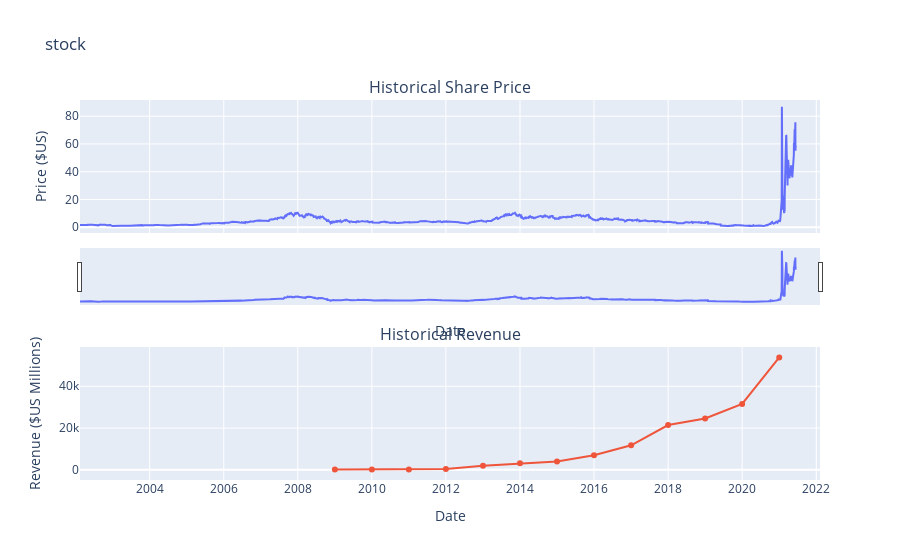

The cell this chart's notebook holds for it:
### Code cell
def make_graph(gme_data, gme_revenue, stock):
    fig = make_subplots(rows=2, cols=1, shared_xaxes=True, subplot_titles=("Historical Share Price", "Historical Revenue"), vertical_spacing = .3)
    gme_data_specific = gme_data[gme_data.Date <= '2021--06-14']
    gme_revenue_specific = gme_revenue[gme_revenue.Date <= '2021-04-30']
    fig.add_trace(go.Scatter(x=pd.to_datetime(gme_data_specific.Date, infer_datetime_format=True), y=gme_data_specific.Close.astype("float"), name="Share Price"), row=1, col=1)
    fig.add_trace(go.Scatter(x=pd.to_datetime(gme_revenue_specific.Date, infer_datetime_format=True), y=gme_revenue_specific.Revenue.astype("float"), name="Revenue"), row=2, col=1)
    fig.update_xaxes(title_text="Date", row=1, col=1)
    fig.update_xaxes(title_text="Date", row=2, col=1)
    fig.update_yaxes(title_text="Price ($US)", row=1, col=1)
    fig.update_yaxes(title_text="Revenue ($US Millions)", row=2, col=1)
    fig.update_layout(showlegend=False,
    height=900,
    title=stock,
    xaxis_rangeslider_visible=True)
    fig.show()
    
make_graph(gme_data, gme_revenue, 'stock')

### Figure 1 — Plotly figure (JSON) as saved in the notebook; plotly's stock layout.template omitted (floating-point values rounded to 4 significant figures; data arrays with more than 128 entries replaced by an {"elided": "..."} marker saying what was removed)
{"data": [{"name": "Share Price", "type": "scatter", "x": {"elided": "4867 str values"}, "xaxis": "x", "y": {"elided": "4867 float values"}, "yaxis": "y"}, {"name": "Revenue", "type": "scatter", "x": ["2021-01-01T00:00:00", "2020-01-01T00:00:00", "2019-01-01T00:00:00", "2018-01-01T00:00:00", "2017-01-01T00:00:00", "2016-01-01T00:00:00", "2015-01-01T00:00:00", "2014-01-01T00:00:00", "2013-01-01T00:00:00", "2012-01-01T00:00:00", "2011-01-01T00:00:00", "2010-01-01T00:00:00", "2009-01-01T00:00:00"], "xaxis": "x2", "y": [53823, 31536, 24578, 21461, 11759, 7000, 4046, 3198, 2013, 413, 204, 117, 112], "yaxis": "y2"}], "layout": {"annotations": [{"font": {"size": 16}, "showarrow": false, "text": "Historical Share Price", "x": 0.5, "xanchor": "center", "xref": "paper", "y": 1.0, "yanchor": "bottom", "yref": "paper"}, {"font": {"size": 16}, "showarrow": false, "text": "Historical Revenue", "x": 0.5, "xanchor": "center", "xref": "paper", "y": 0.35, "yanchor": "bottom", "yref": "paper"}], "autosize": true, "showlegend": false, "title": {"text": "stock"}, "xaxis": {"anchor": "y", "autorange": true, "domain": [0, 1], "matches": "x2", "range": ["2002-02-13", "2022-02-21 11:03:47.9823"], "rangeslider": {"autorange": true, "range": ["2002-02-13", "2022-02-21 11:03:47.9823"], "visible": true, "yaxis": {"_template": null, "rangemode": "match"}}, "showticklabels": false, "title": {"text": "Date"}, "type": "date"}, "xaxis2": {"anchor": "y2", "autorange": true, "domain": [0, 1], "range": ["2002-02-13", "2022-02-21 11:03:47.9823"], "title": {"text": "Date"}, "type": "date"}, "yaxis": {"anchor": "x", "autorange": true, "domain": [0.65, 1.0], "range": [-4.152, 91.67], "title": {"text": "Price ($US)"}, "type": "linear"}, "yaxis2": {"anchor": "x2", "autorange": true, "domain": [0, 0.35], "range": [-3892.0, 57830.0], "title": {"text": "Revenue ($US Millions)"}, "type": "linear"}}}
